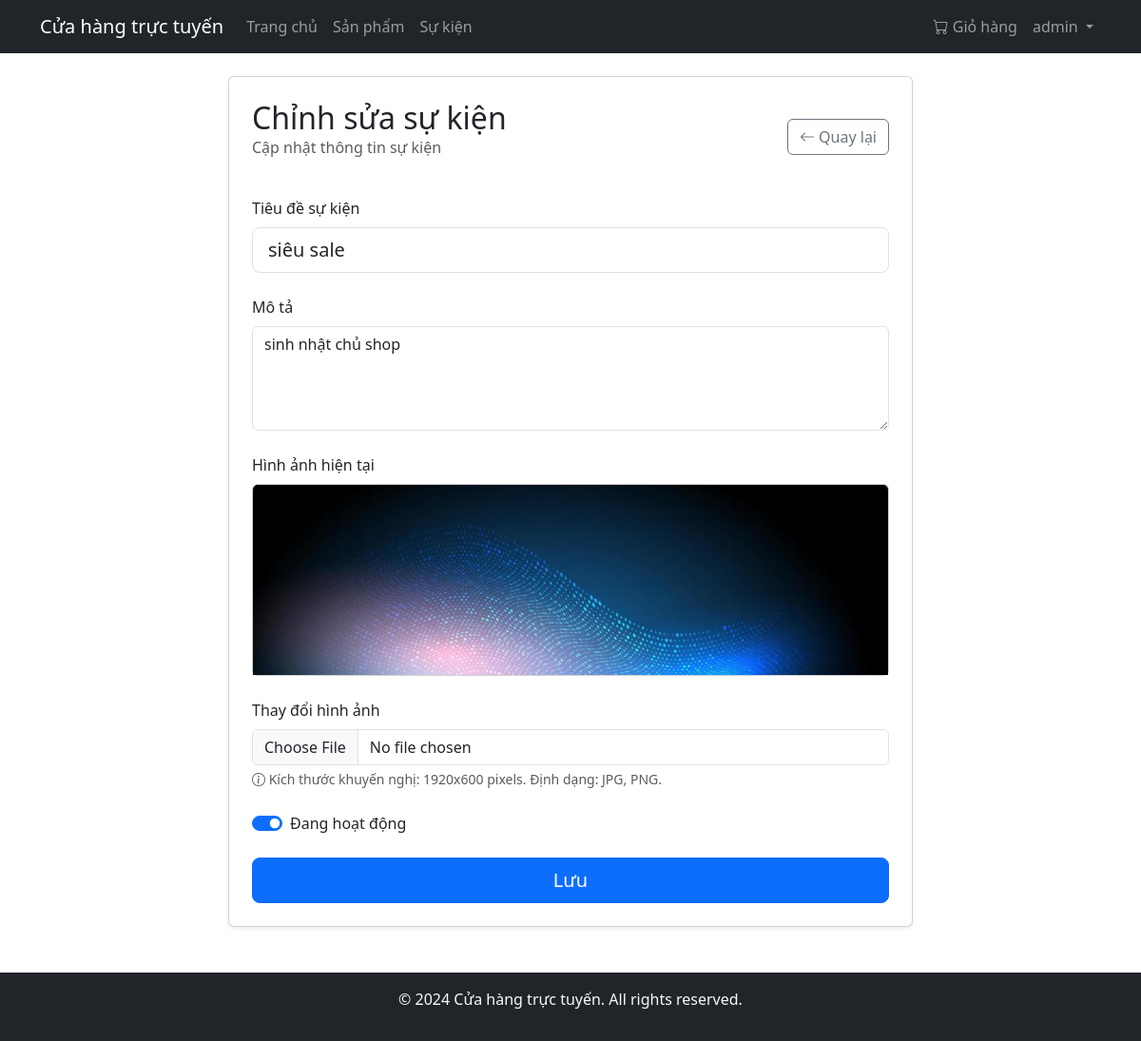
Page /event/admin/events/2/edit (signed in) on the committed database.
### app/models/user.py (models this page shows, shortened)
class User(UserMixin, db.Model):
    __tablename__ = 'users'
    id = db.Column(db.Integer, primary_key=True)
    username = db.Column(db.String(80), unique=True, nullable=False)
    email = db.Column(db.String(120), unique=True, nullable=False)
    password_hash = db.Column(db.String(128))
    is_admin = db.Column(db.Boolean, default=False)
    created_at = db.Column(db.DateTime, default=datetime.utcnow)
    orders = db.relationship('Order', back_populates='user', lazy=True)
    reviews = db.relationship('Review', back_populates='author', lazy='dynamic')
    cart = db.relationship('Cart', back_populates='user', uselist=False, cascade='all, delete-orphan')
    @property
    def cart_items(self):
        if self.cart:
            return self.cart.items
        return []

### app/models/event.py (models this page shows, shortened)
class Event(db.Model):
    __tablename__ = 'events'
    id = db.Column(db.Integer, primary_key=True)
    title = db.Column(db.String(100), nullable=False)
    description = db.Column(db.Text)
    image = db.Column(db.String(200))
    start_date = db.Column(db.DateTime, nullable=False, default=datetime.utcnow)
    end_date = db.Column(db.DateTime, nullable=True)
    status = db.Column(db.String(20), nullable=False, default='active')
    discount_percent = db.Column(db.Integer, nullable=False, default=0)
    category_id = db.Column(db.Integer, db.ForeignKey('categories.id'), nullable=True)
    created_at = db.Column(db.DateTime, default=datetime.utcnow)
    category = db.relationship('Category', back_populates='events')
    @property
    def is_active(self):
        now = datetime.utcnow()
        return (
            self.status == 'active' and
            self.start_date <= now and
            (self.end_date is None or self.end_date >= now)
        )
    def image_url(self):
        if self.image:
            return url_for('static', filename=f'images/events/{self.image}')
        return url_for('static', filename='images/default_event.jpg')

### app/controllers/event_controller.py (the view, shortened to what this page needs)
@event_bp.route('/admin/events/<int:id>/edit', methods=['GET', 'POST'])
@login_required
def edit_event(id):
    if not current_user.is_admin:
        flash('Bạn không có quyền truy cập trang này', 'danger')
        return redirect(url_for('home.index'))
    event = Event.query.get_or_404(id)
    form = EventForm(obj=event)
    return render_template('admin/edit_event.html', form=form, event=event)

### app/views/event_view.py
class EventForm(FlaskForm):
    title = StringField('Tiêu đề sự kiện', validators=[DataRequired()])
    description = TextAreaField('Mô tả')
    image = FileField('Hình ảnh', validators=[FileAllowed(['jpg', 'png', 'jpeg'])])
    is_active = BooleanField('Đang hoạt động')
    submit = SubmitField('Lưu')

### app/models/user.py (called while the page is built)
@login_manager.user_loader
def load_user(id):
    return User.query.get(int(id))

### app/templates/admin/edit_event.html (shortened to what this page needs)
{% extends "base.html" %}
{% block content %}
<div class="container">
    <div class="row justify-content-center">
        <div class="col-md-8">
            <div class="card shadow-sm">
                <div class="card-body p-4">
                    <div class="d-flex justify-content-between align-items-center mb-4">
                        <div>
                            <h1 class="h2 mb-0">Chỉnh sửa sự kiện</h1>
                            <p class="text-muted">Cập nhật thông tin sự kiện</p>
                        </div>
                        <a href="{{ url_for('event.admin_events') }}" class="btn btn-outline-secondary">
                            <i class="bi bi-arrow-left"></i> Quay lại
                        </a>
                    </div>
                    <form method="POST" enctype="multipart/form-data">
                        <div class="mb-4">
                            <label for="title" class="form-label">Tiêu đề sự kiện</label>
                            {{ form.title(class="form-control form-control-lg", placeholder="Nhập tiêu đề sự kiện") }}
                        </div>
                        <div class="mb-4">
                            <label for="description" class="form-label">Mô tả</label>
                            {{ form.description(class="form-control", rows="4", placeholder="Nhập mô tả chi tiết về sự kiện") }}
                        </div>
                        <div class="mb-4">
                            <label class="form-label">Hình ảnh hiện tại</label>
                            <div class="card">
                                <img src="{{ event.image_url() }}" alt="{{ event.title }}" class="card-img-top" style="max-height: 200px; object-fit: cover;">
                            </div>
                        </div>
                        <div class="mb-4">
                            <label for="image" class="form-label">Thay đổi hình ảnh</label>
                            {{ form.image(class="form-control", accept="image/*") }}
                            <div class="form-text">
                                <i class="bi bi-info-circle"></i>
                                Kích thước khuyến nghị: 1920x600 pixels. Định dạng: JPG, PNG.
                            </div>
                        </div>
                        <div class="mb-4">
                            <div class="form-check form-switch">
                                {{ form.is_active(class="form-check-input") }}
                                <label class="form-check-label" for="is_active">Đang hoạt động</label>
                            </div>
                        </div>
                        <div class="d-grid gap-2">
                            {{ form.submit(class="btn btn-primary btn-lg") }}
                        </div>
                    </form>
                </div>
            </div>
        </div>
    </div>
</div>
{% endblock %}

### app/templates/base.html (shortened to what this page needs)
<!DOCTYPE html>
<html lang="vi">
<head>
    <link href="https://cdn.jsdelivr.net/npm/bootstrap@5.3.0/dist/css/bootstrap.min.css" rel="stylesheet">
    <link rel="stylesheet" href="https://cdn.jsdelivr.net/npm/bootstrap-icons@1.7.2/font/bootstrap-icons.css">
    <link rel="stylesheet" href="{{ url_for('static', filename='css/style.css') }}">
</head>
<body>
    <nav class="navbar navbar-expand-lg navbar-dark bg-dark">
        <div class="container">
            <a class="navbar-brand" href="{{ url_for('home.index') }}">Cửa hàng trực tuyến</a>
            <div class="collapse navbar-collapse" id="navbarNav">
                <ul class="navbar-nav me-auto">
                    <li class="nav-item">
                        <a class="nav-link" href="{{ url_for('home.index') }}">Trang chủ</a>
                    </li>
                    <li class="nav-item">
                        <a class="nav-link" href="{{ url_for('product.list_products') }}">Sản phẩm</a>
                    </li>
                    <li class="nav-item">
                        <a class="nav-link" href="{{ url_for('event.list_events') }}">Sự kiện</a>
                    </li>
                </ul>
                <ul class="navbar-nav">
                    {% if current_user.is_authenticated %}
                        <li class="nav-item">
                            <a class="nav-link" href="{{ url_for('cart.view_cart') }}">
                                <i class="bi bi-cart"></i> Giỏ hàng
                            </a>
                        </li>
                        <li class="nav-item dropdown">
                            <a class="nav-link dropdown-toggle" href="#" id="navbarDropdown" role="button" data-bs-toggle="dropdown">
                                {{ current_user.username }}
                            </a>
                        </li>
                    {% endif %}
                </ul>
            </div>
        </div>
    </nav>
    <div class="container mt-4">
        {% block content %}{% endblock %}
    </div>
    <footer class="bg-dark text-light mt-5 py-3">
        <div class="container text-center">
            <p>&copy; 2024 Cửa hàng trực tuyến. All rights reserved.</p>
        </div>
    </footer>
</body>
</html>

### app/static/css/style.css (style rules this page uses)
body { display: flex; flex-direction: column; min-height: 100vh; }
footer { margin-top: auto; }

### rows in the picture
User: username "admin"
Event: title "siêu sale", description "sinh nhật chủ shop", image_url (picture)
